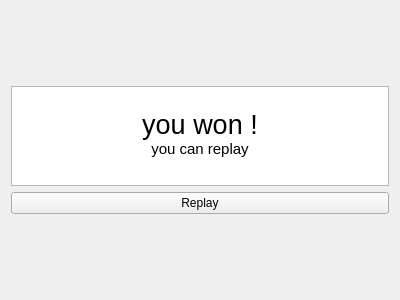
<?xml version="1.0" encoding="UTF-8"?>
<ui version="4.0">
 <class>WinScreen</class>
 <widget class="QWidget" name="WinScreen">
  <property name="geometry">
   <rect>
    <x>0</x>
    <y>0</y>
    <width>400</width>
    <height>300</height>
   </rect>
  </property>
  <property name="windowTitle">
   <string>Form</string>
  </property>
  <layout class="QGridLayout" name="gridLayout">
   <item row="2" column="0">
    <widget class="QPushButton" name="replay">
     <property name="text">
      <string>Replay</string>
     </property>
    </widget>
   </item>
   <item row="1" column="0">
    <widget class="QTextBrowser" name="winText">
     <property name="maximumSize">
      <size>
       <width>16777215</width>
       <height>100</height>
      </size>
     </property>
     <property name="html">
      <string>&lt;!DOCTYPE HTML PUBLIC &quot;-//W3C//DTD HTML 4.0//EN&quot; &quot;http://www.w3.org/TR/REC-html40/strict.dtd&quot;&gt;
&lt;html&gt;&lt;head&gt;&lt;meta name=&quot;qrichtext&quot; content=&quot;1&quot; /&gt;&lt;style type=&quot;text/css&quot;&gt;
p, li { white-space: pre-wrap; }
&lt;/style&gt;&lt;/head&gt;&lt;body style=&quot; font-family:'Serif'; font-size:11pt; font-weight:400; font-style:normal;&quot;&gt;
&lt;p align=&quot;center&quot; style=&quot;-qt-paragraph-type:empty; margin-top:0px; margin-bottom:0px; margin-left:0px; margin-right:0px; -qt-block-indent:0; text-indent:0px;&quot;&gt;&lt;br /&gt;&lt;/p&gt;
&lt;p align=&quot;center&quot; style=&quot; margin-top:0px; margin-bottom:0px; margin-left:0px; margin-right:0px; -qt-block-indent:0; text-indent:0px;&quot;&gt;&lt;a name=&quot;result_box&quot;&gt;&lt;/a&gt;&lt;span style=&quot; font-size:20pt;&quot;&gt;y&lt;/span&gt;&lt;span style=&quot; font-size:20pt;&quot;&gt;ou won !&lt;/span&gt;&lt;/p&gt;
&lt;p align=&quot;center&quot; style=&quot; margin-top:0px; margin-bottom:0px; margin-left:0px; margin-right:0px; -qt-block-indent:0; text-indent:0px;&quot;&gt;you can replay&lt;/p&gt;&lt;/body&gt;&lt;/html&gt;</string>
     </property>
    </widget>
   </item>
   <item row="0" column="0">
    <spacer name="verticalSpacer">
     <property name="orientation">
      <enum>Qt::Vertical</enum>
     </property>
     <property name="sizeHint" stdset="0">
      <size>
       <width>20</width>
       <height>40</height>
      </size>
     </property>
    </spacer>
   </item>
   <item row="3" column="0">
    <spacer name="verticalSpacer_2">
     <property name="orientation">
      <enum>Qt::Vertical</enum>
     </property>
     <property name="sizeHint" stdset="0">
      <size>
       <width>20</width>
       <height>40</height>
      </size>
     </property>
    </spacer>
   </item>
  </layout>
 </widget>
 <resources/>
 <connections/>
</ui>
